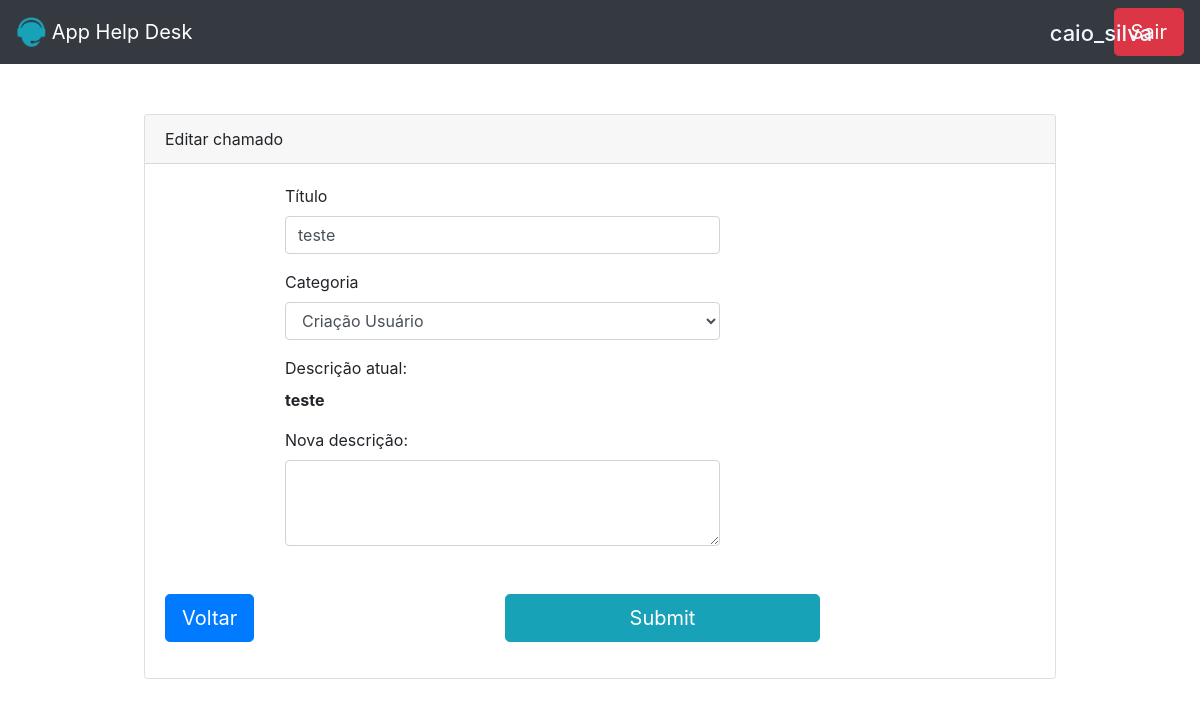
The page /php/edita.php?id=1 (signed in) on the database its author committed.
### tables this page shows
CREATE TABLE IF NOT EXISTS `tb_pedidos` (
  `id` int NOT NULL AUTO_INCREMENT,
  `usuario` varchar(50) NOT NULL,
  `titulo` varchar(45) NOT NULL,
  `categoria` varchar(45) NOT NULL,
  `descricao` varchar(100) NOT NULL,
  `responsavel` varchar(25) DEFAULT NULL,
  `respostas_resp` varchar(255) DEFAULT NULL,
  `respostas_soli` varchar(255) DEFAULT NULL,
  `situacao` varchar(45) NOT NULL,
  `dta_criacao` timestamp NULL DEFAULT CURRENT_TIMESTAMP,
  `dta_atualizacao` timestamp NOT NULL DEFAULT CURRENT_TIMESTAMP ON UPDATE CURRENT_TIMESTAMP,
  PRIMARY KEY (`id`)
);

### php/edita.php (the view, shortened to what this page needs)
<html>
<head>
  <link rel="stylesheet" href="https://maxcdn.bootstrapcdn.com/bootstrap/4.0.0/css/bootstrap.min.css">
</head>
<body>
  <?php
  require_once 'header.php';
  if (!empty($_GET['id'])) {
    include_once('config.php');
    $id = $_GET['id'];
    $sql = "SELECT * FROM tb_pedidos WHERE id=$id";
    $result = $conexao->query($sql);
    if ($result->num_rows > 0) {
      while ($user_data = mysqli_fetch_assoc($result)) {
        $titulo = $user_data['titulo'];
        $categoria = $user_data['categoria'];
        $descricao = $user_data['descricao'];
      }
    }
  }
  ?>
  <div class="container">
    <div class="row">
      <div class="card-abrir-chamado">
        <div class="card">
          <div class="card-header">
            Editar chamado
          </div>
          <div class="card-body">
            <div class="row">
              <div class="col">
                <form action="" method="POST">
                  <div class="form-group">
                    <label>Título</label>
                    <input type="text" name="titulo" value="<?php echo $titulo ?>" autofocus class="form-control w-50" placeholder="Título">
                  </div>
                  <div class="form-group w-50">
                    <label>Categoria</label>
                    <select name="categoria" value="<?php echo $categoria ?>" class="form-control">
                      <option name="categoria">Criação Usuário</option>
                    </select>
                  </div>
                  <div class="form-group">
                    <label>Descrição atual:</label>
                    <?php echo "<p><strong>$descricao</strong></p>" ?>
                    <label> Nova descrição:</label>
                    <textarea class="form-control w-50" name="descricao" rows="3"></textarea>
                  </div>
                  <div class="row mt-5">
                    <div class="col-6">
                      <?php
                      if ($nivel = 2) {
                        echo "<a class='btn btn-lg btn-primary' id='voltar' href='consultar_chamado.php' name='voltar' type='button' data-toggle='tooltip' data-placement='right' title='Página inicial'>Voltar</a>";
                      } else {
                        echo "<a class='btn btn-lg btn-primary' id='voltar' href='meus_chamados.php' name='voltar' type='button' data-toggle='tooltip' data-placement='right' title='Página inicial'>Voltar</a>";
                      }
                      ?>
                    </div>
                    <div class="col-6">
                      <input type="submit" class="btn btn-lg btn-info w-75 " id="enviar" name="submit">
                    </div>
                  </div>
                </form>
              </div>
            </div>
          </div>
        </div>
      </div>
    </div>
</body>
</html>

### php/edita.php (style rules this page uses)
.card-abrir-chamado { padding: 50px 0 0 0; width: 80%; margin: 0 auto; }
.form-group { position: relative; left: 120px; }
#enviar { position: relative; right: 110px; }

### rows shown on the page
tb_pedidos: titulo "teste", categoria "Criação Usuário", descricao "teste"

### other values the page prints
$usuario "caio_silva"
